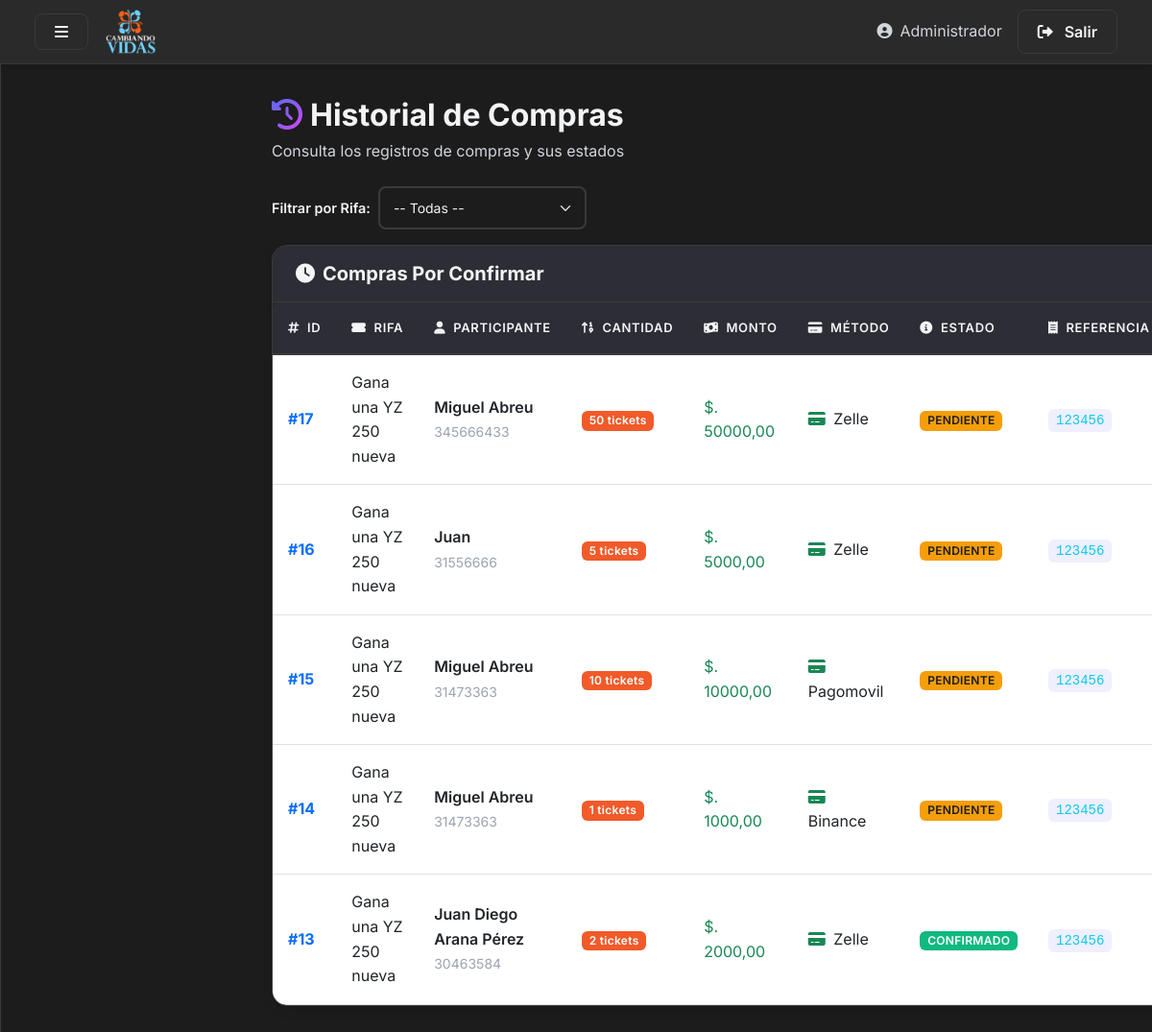
Page /app2/historial-compras/ (signed in) on the earlier database version.
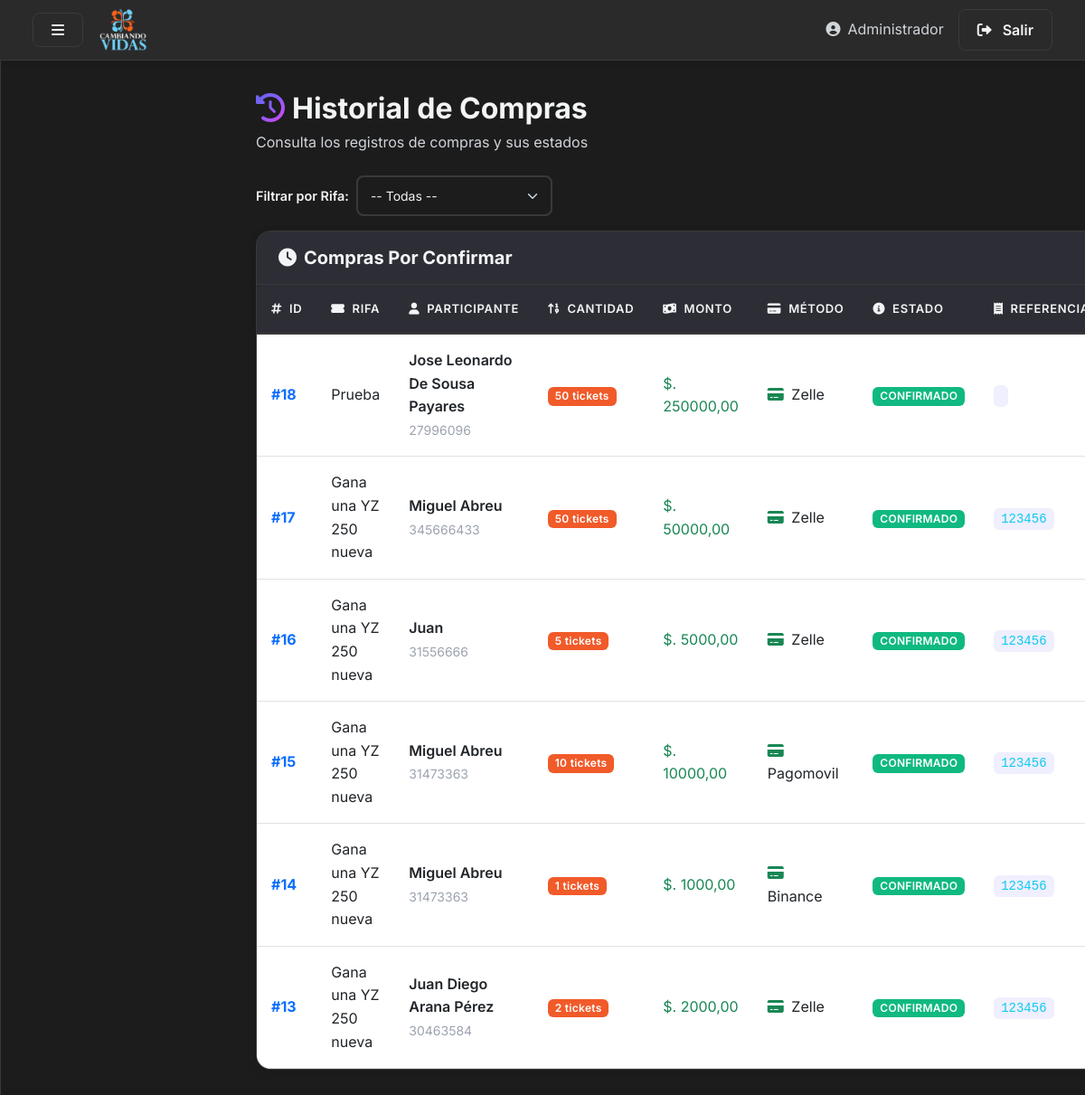
Same page on the later database version.
### app1/models.py (models this page shows, shortened)
class Compra(models.Model):
    ESTADO_CHOICES = [
        ('PENDIENTE', 'Pendiente'),
        ('CONFIRMADO', 'Confirmado'),
        ('RECHAZADO', 'Rechazado'),
    ]
    rifa = models.ForeignKey(Rifa, related_name='compras', on_delete=models.CASCADE)
    participante = models.ForeignKey(Participante, related_name='compras', on_delete=models.CASCADE)
    cantidad = models.PositiveIntegerField()
    monto = models.DecimalField(max_digits=12, decimal_places=2, default=0)
    metodo_pago = models.CharField(max_length=100, blank=True)
    comprobante = models.ImageField(upload_to='comprobantes/', blank=True, null=True)
    referencia = models.CharField(max_length=200, blank=True)
    estado = models.CharField(max_length=20, choices=ESTADO_CHOICES, default='PENDIENTE')
    creado_en = models.DateTimeField(auto_now_add=True)
    @property
    def badge_class(self):
        if self.estado == 'CONFIRMADO':
            return 'success'
        if self.estado == 'PENDIENTE':
            return 'warning'
        return 'danger'

class Rifa(models.Model):
    titulo = models.CharField(max_length=200)
    descripcion = models.TextField(blank=True)
    fecha_sorteo = models.DateField()
    total_tickets = models.PositiveIntegerField(default=100)
    precio = models.DecimalField(max_digits=10, decimal_places=2, default=0)
    winner_ticket = models.ForeignKey('Ticket', null=True, blank=True, on_delete=models.SET_NULL, related_name='won_rifa')
    class Meta:
        ordering = ['-fecha_sorteo', 'titulo']

class Participante(models.Model):
    identificacion = models.CharField(max_length=30, primary_key=True)
    nombre = models.CharField(max_length=200)
    email = models.EmailField(blank=True)
    telefono = models.CharField(max_length=30, blank=True)

### app2/views.py (the view)
# urls.py: path('historial-compras/', views.historial_compras, name='historial_compras'),
def historial_compras(request):
    user_id = request.session.get('user_admin_id')
    if not user_id:
        messages.error(request, 'Debe iniciar sesión primero')
        return redirect('login')
    selected_rifa = request.GET.get('rifa_id')
    historial = admin_crud.obtener_historial_compras(rifa_id=selected_rifa)
    rifas = admin_crud.obtener_rifas()
    return render(request, 'historial_compras.html', {'compras': historial, 'rifas': rifas, 'selected_rifa': selected_rifa})

### app2/crud.py (called while the page is built)
def obtener_rifas():
    return Rifa.objects.all().prefetch_related('images')

def obtener_historial_compras(rifa_id=None):
    qs = Compra.objects.all().select_related('rifa', 'participante').order_by('-creado_en')
    if rifa_id:
        try:
            qs = qs.filter(rifa_id=int(rifa_id))
        except (ValueError, TypeError):
            pass
    return qs

### app2/templates/historial_compras.html (shortened to what this page needs)
{% load static %}
<!DOCTYPE html>
<html lang="es">
<head>
    <link href="https://cdn.jsdelivr.net/npm/bootstrap@5.3.0/dist/css/bootstrap.min.css" rel="stylesheet">
    <link rel="stylesheet" href="https://cdnjs.cloudflare.com/ajax/libs/font-awesome/6.0.0/css/all.min.css">
    <link rel="stylesheet" href="{% static 'css/paneles-style.css' %}">
</head>
<body>
    <nav class="navbar navbar-expand-lg navbar-dark">
      <div class="container-fluid">
        <button class="btn btn-outline-light me-3" id="sidebarToggle">
          <i class="fas fa-bars"></i>
        </button>
        <img src="{% static 'images/cambiando-vidas.png' %}" alt="Logo" height="50" class="me-2">
        <div class="ms-auto d-flex align-items-center">
          <span class="text-secondary me-3 d-none d-md-inline">
            <i class="fas fa-user-circle me-2"></i>Administrador
          </span>
          <a href="{% url 'login' %}" class="btn btn-outline-light">
            <i class="fas fa-sign-out-alt"></i>
            <span class="d-none d-md-inline ms-1">Salir</span>
          </a>
        </div>
      </div>
    </nav>
    <div class="d-flex" id="wrapper" style="min-height:100vh;">
      <div class="flex-grow-1" id="page-content-wrapper">
        <div class="mb-4">
      <h2 class="mb-1">
        <i class="fas fa-history me-2 text-gradient"></i>Historial de Compras
      </h2>
      <p class="text-secondary mb-0">Consulta los registros de compras y sus estados</p>
        </div>
        <div class="mb-3">
          <form method="get" id="filterForm">
            <div class="row g-2 align-items-center">
              <div class="col-auto">
                <label class="form-label mb-0">Filtrar por Rifa:</label>
              </div>
              <div class="col-auto">
                <select name="rifa_id" id="rifaFilter" class="form-select form-select-sm">
                  <option value="">-- Todas --</option>
                </select>
              </div>
            </div>
          </form>
        </div>
        <div class="card">
          <div class="card-header d-flex justify-content-between align-items-center">
            <h5 class="mb-0">
                <i class="fas fa-clock me-2"></i>Compras Por Confirmar
            </h5>
          </div>
          <div class="card-body p-0">
            {% if compras %}
            <div class="table-responsive">
                <table class="table table-hover mb-0">
                  <thead>
                    <tr>
                      <th><i class="fas fa-hashtag me-2"></i>ID</th>
                      <th><i class="fas fa-ticket-alt me-2"></i>Rifa</th>
                      <th><i class="fas fa-user me-2"></i>Participante</th>
                      <th><i class="fas fa-sort-numeric-up me-2"></i>Cantidad</th>
                      <th><i class="fas fa-money-bill-wave me-2"></i>Monto</th>
                      <th><i class="fas fa-credit-card me-2"></i>Método</th>
                      <th><i class="fas fa-info-circle me-2"></i>Estado</th>
                      <th><i class="fas fa-receipt me-2"></i>Referencia</th>
                    </tr>
                  </thead>
                  <tbody>
                    {% for c in compras %}
                    <tr>
                      <td class="fw-bold text-primary">#{{ c.id }}</td>
                      <td>{{ c.rifa.titulo }}</td>
                      <td>
                        <div>
                            <div class="fw-semibold">{{ c.participante.nombre }}</div>
                            <small class="text-muted">{{ c.participante.identificacion }}</small>
                        </div>
                      </td>
                      <td>
                        <span class="badge bg-primary">{{ c.cantidad }} tickets</span>
                      </td>
                      <td>
                        <span class="text-success">$. {{ c.monto|floatformat:2 }}</span>
                      </td>
                      <td>
                        <i class="fas fa-credit-card me-1 text-success"></i>
                        {{ c.metodo_pago }}
                      </td>
                      <td>
                        <span class="badge bg-{{ c.badge_class }}">{{ c.estado }}</span>
                      </td>
                      <td>
                        <code class="text-info">{{ c.referencia }}</code>
                      </td>
                    </tr>
                    {% endfor %}
                  </tbody>
                </table>
            </div>
            {% else %}
            <div class="text-center py-5">
                <i class="fas fa-check-circle fa-3x text-success mb-3 d-block"></i>
                <h5 class="text-muted">No hay compras pendientes</h5>
                <p class="text-secondary mb-0">Todas las compras han sido procesadas</p>
            </div>
            {% endif %}
          </div>
        </div>
      </div>
    </div>
</body>
</html>

Differences in the rows shown:
added Compra: id "18", rifa.titulo "Prueba", participante.nombre "Jose Leonardo De Sousa Payares", participante.identificacion "27996096", cantidad "50", monto "250000,00", metodo_pago "Zelle", estado "CONFIRMADO"
changed Compra id 17: estado "PENDIENTE" → "CONFIRMADO"
changed Compra "Juan": estado "PENDIENTE" → "CONFIRMADO"
changed Compra "Pagomovil": estado "PENDIENTE" → "CONFIRMADO"
changed Compra "Binance": estado "PENDIENTE" → "CONFIRMADO"
